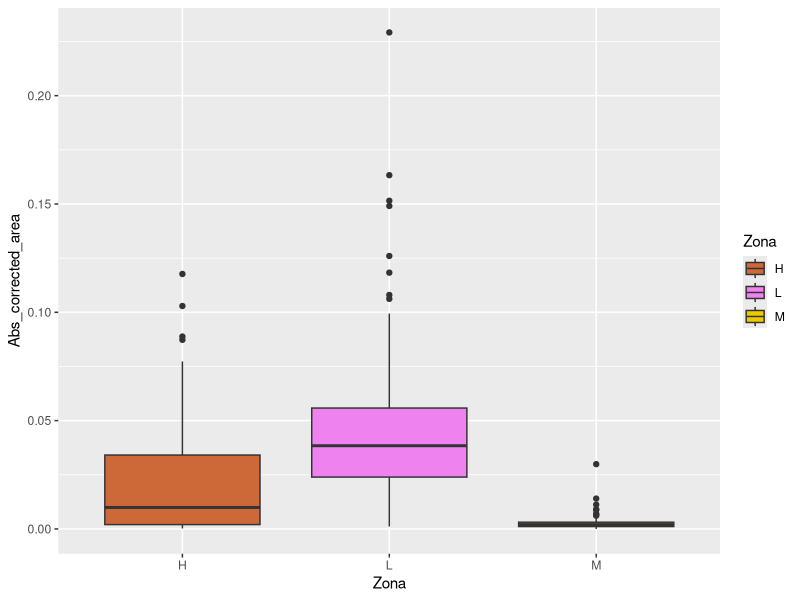
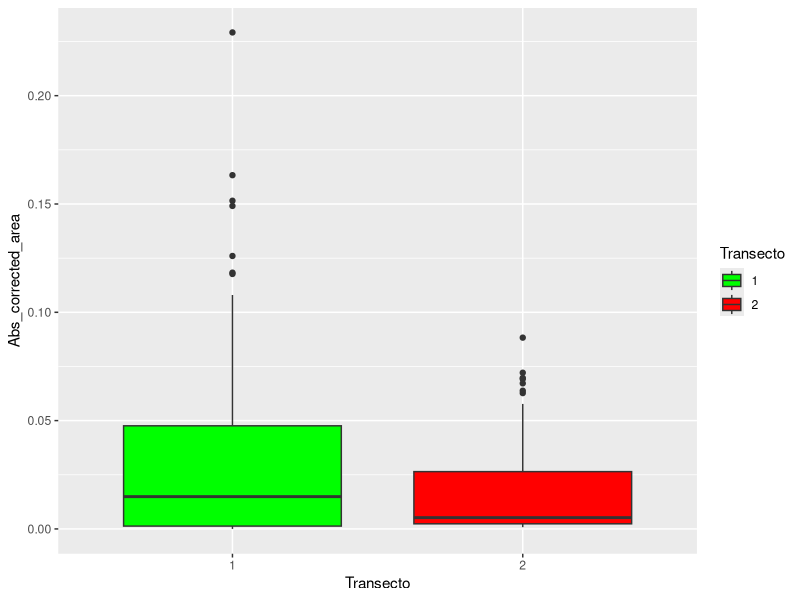
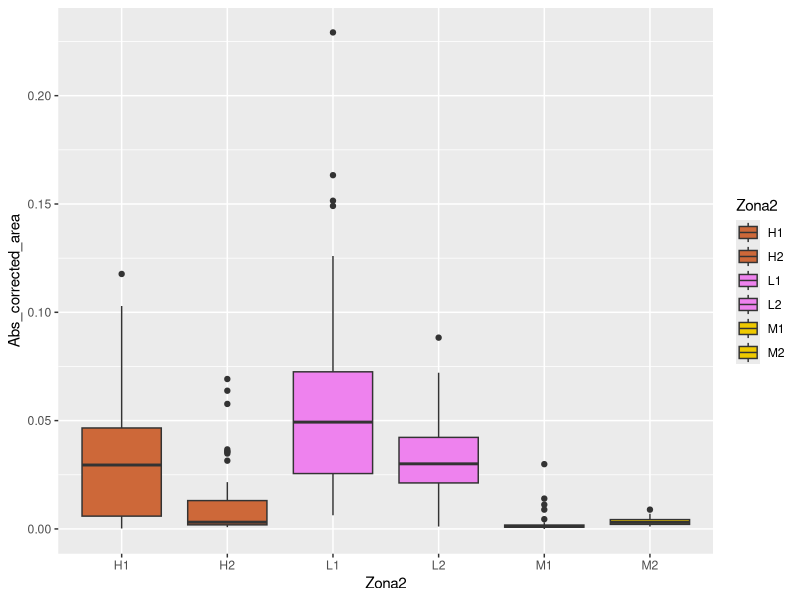
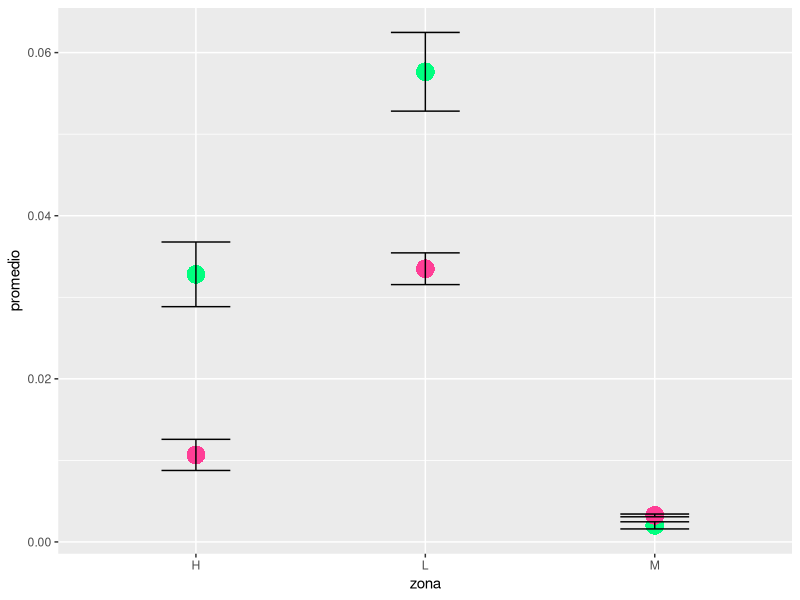
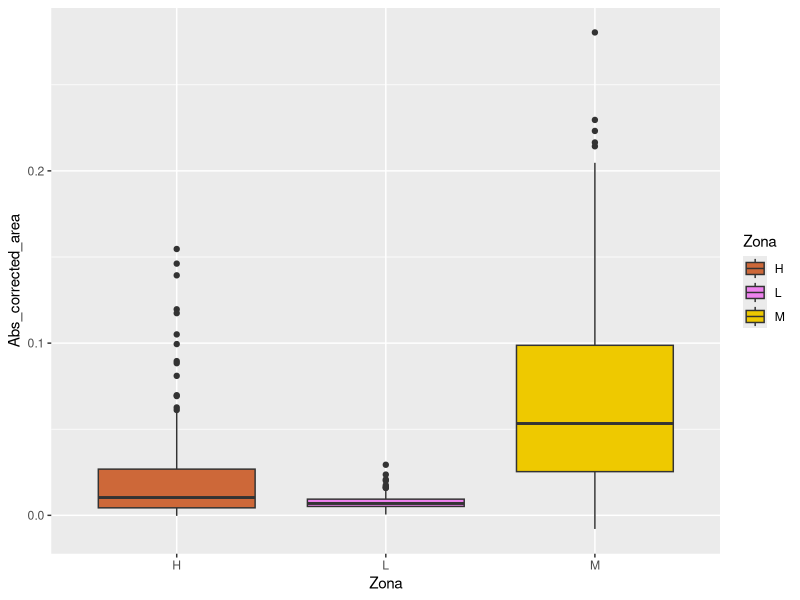
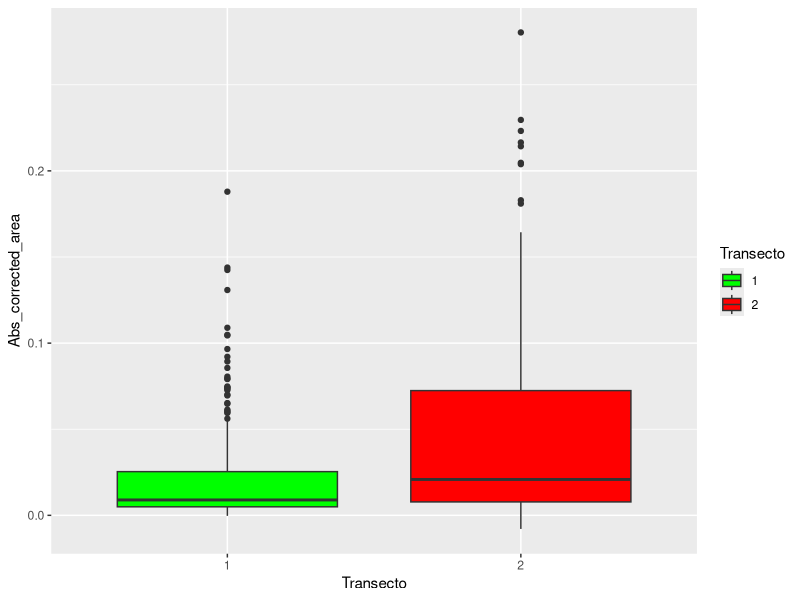
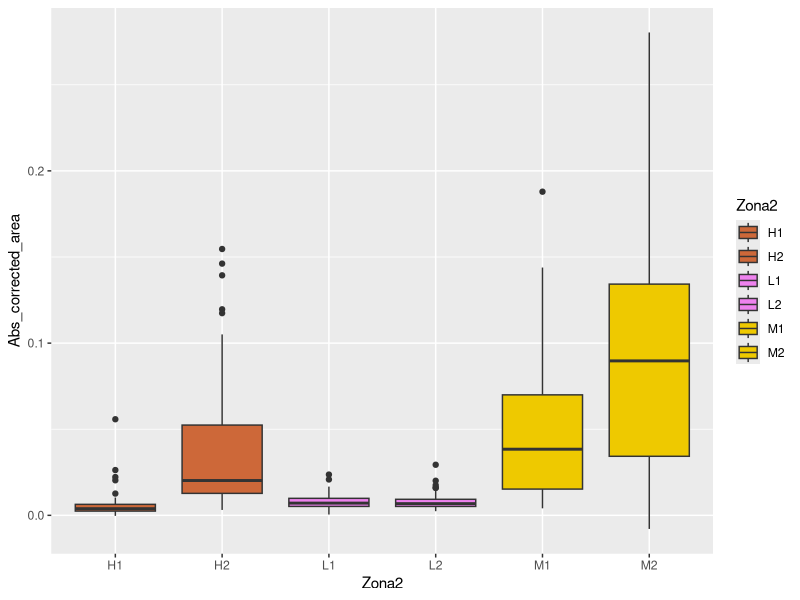
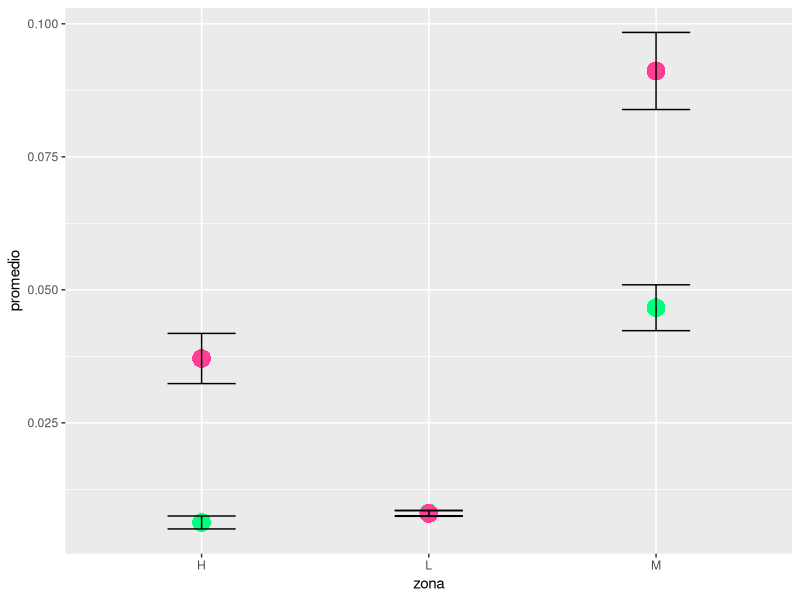

Write the R code that produced these figures, in order.

setwd("~/Users/delValle/Dropbox/Vision_model_UGR/absorbancias")
list.files()
library(ggplot2)
library(multcomp)


# antocianinas
anthos <- read.table("anthos_erysimum.txt", header=TRUE)
anthos$Transecto <- as.factor(anthos$Transecto)
anthos$Zona <- as.factor(anthos$Zona)  # L, M, H
anthos$Zona2 <- as.factor(anthos$Zona2) # L1, L2, H1, H2, M1, M2


aov_ant <- aov(Abs_corrected_area ~ Transecto*Zona, data = anthos)
summary(aov_ant)
#              Df  Sum Sq Mean Sq F value   Pr(>F)    
# Transecto        1 0.02017 0.02017   43.28 1.45e-10 ***
# Zona             2 0.13689 0.06845  146.91  < 2e-16 ***
# Transecto:Zona   2 0.01467 0.00734   15.74 2.58e-07 ***
# Residuals      410 0.19102 0.00047

aov_ant_tukey <- glht(aov_ant, linfct=mcp(Zona="Tukey"))
summary(aov_ant_tukey) # las 3 comparaciones salen significativas
cld(aov_ant_tukey)
#  H   L   M 
# "b" "c" "a" 

plot_zones <- ggplot(anthos, aes(x=Zona, y=Abs_corrected_area))
plot_zones <- plot_zones + geom_boxplot(aes(fill = Zona)) + 
              scale_fill_manual(values=c("sienna3", "violet", "gold2"))
plot_zones

plot_transectos <- ggplot(anthos, aes(x=Transecto, y=Abs_corrected_area))
plot_transectos <- plot_transectos + geom_boxplot(aes(fill = Transecto)) + 
                   scale_fill_manual(values=c("green", "red"))
plot_transectos




aov_ant2 <- aov(Abs_corrected_area ~ Zona2, data = anthos)
summary(aov_ant2)
#              Df Sum Sq Mean Sq F value Pr(>F)    
# Zona2         5 0.1717 0.03435   73.72 <2e-16 ***
# Residuals   410 0.1910 0.00047

aov_ant_tukey2 <- glht(aov_ant2, linfct=mcp(Zona2="Tukey"))
summary(aov_ant_tukey2) # 
cld(aov_ant_tukey2)
#  H1  H2  L1  L2  M1  M2 
# "b" "a" "c" "b" "a" "a"
# hay prevalencia de amarillos en la H2, por eso se agrupan con M1 y M2
# y lo contrario sucede con H1, por eso se agrupa con L2
# L1 parece ser la zona donde las flores acumulan mayor cantidad de antocianinas

 

plot_zones2 <- ggplot(anthos, aes(x=Zona2, y=Abs_corrected_area))
plot_zones2 <- plot_zones2 + geom_boxplot(aes(fill = Zona2)) + 
               scale_fill_manual(values=c("sienna3", "sienna3", "violet", "violet", "gold2", "gold2"))
plot_zones2


anthos_average <- read.table("anthos_average.txt", header=TRUE)
anthos_average

plot_average <- ggplot(anthos_average, aes(x=zona, y=promedio))
plot_average <- plot_average + geom_point(shape=16, size=6, color=c("springgreen", "springgreen", "springgreen", "violetred1", "violetred1", "violetred1")) +
                geom_errorbar(aes(ymin=promedio-se, ymax=promedio+se), 
                              width=.3, position=position_dodge(0.05)) 
plot_average
                       





# carotenoides
carot <- read.table("carot_erysimum.txt", header=TRUE)
carot$Transecto <- as.factor(carot$Transecto)
carot$Zona <- as.factor(carot$Zona)  # L, M, H
carot$Zona2 <- as.factor(carot$Zona2) # L1, L2, H1, H2, M1, M2


aov_car <- aov(Abs_corrected_area ~ Transecto*Zona, data = carot)
summary(aov_car)
#                 Df  Sum Sq Mean Sq F value   Pr(>F)    
# Transecto        1 0.0658 0.06582   50.41 5.56e-12 ***
# Zona             2 0.3015 0.15074  115.45  < 2e-16 ***
# Transecto:Zona   2 0.0383 0.01914   14.66 7.08e-07 ***
# Residuals      409 0.5340 0.00131

aov_car_tukey <- glht(aov_car, linfct=mcp(Zona="Tukey"))
summary(aov_car_tukey) # las 3 comparaciones salen significativas
cld(aov_car_tukey)
#  H   L   M 
# "a" "a" "b" 

plot_zones <- ggplot(carot, aes(x=Zona, y=Abs_corrected_area))
plot_zones <- plot_zones + geom_boxplot(aes(fill = Zona)) + 
              scale_fill_manual(values=c("sienna3", "violet", "gold2"))
plot_zones

plot_transectos <- ggplot(carot, aes(x=Transecto, y=Abs_corrected_area))
plot_transectos <- plot_transectos + geom_boxplot(aes(fill = Transecto)) + 
                   scale_fill_manual(values=c("green", "red"))
plot_transectos


aov_car2 <- aov(Abs_corrected_area ~ Zona2, data = carot)
summary(aov_car2)
#              Df Sum Sq Mean Sq F value Pr(>F)    
# Zona2         5 0.4056 0.08111   62.13 <2e-16 ***
# Residuals   409 0.5340 0.00131

aov_car_tukey2 <- glht(aov_car2, linfct=mcp(Zona2="Tukey"))
summary(aov_car_tukey2) # 
cld(aov_car_tukey2)
#  H1  H2  L1  L2  M1  M2 
# "a" "b" "a" "a" "b" "c"
# hay prevalencia de amarillos en la H2, por eso se agrupa con M1
# y lo contrario sucede con H1, por eso se agrupa con L1 y L2
# M2 parece ser la zona donde las flores acumulan mayor cantidad de carotenoides
# existe una fuerte influencia del transecto



plot_zones2 <- ggplot(carot, aes(x=Zona2, y=Abs_corrected_area))
plot_zones2 <- plot_zones2 + geom_boxplot(aes(fill = Zona2)) + 
               scale_fill_manual(values=c("sienna3", "sienna3", "violet", "violet", "gold2", "gold2"))
plot_zones2


carot_average <- read.table("carot_average.txt", header=TRUE)
carot_average

plot_average <- ggplot(carot_average, aes(x=zona, y=promedio))
plot_average <- plot_average + geom_point(shape=16, size=6, color=c("springgreen", "springgreen", "springgreen", "violetred1", "violetred1", "violetred1")) +
                geom_errorbar(aes(ymin=promedio-se, ymax=promedio+se), 
                width=.3, position=position_dodge(0.05)) 
plot_average
